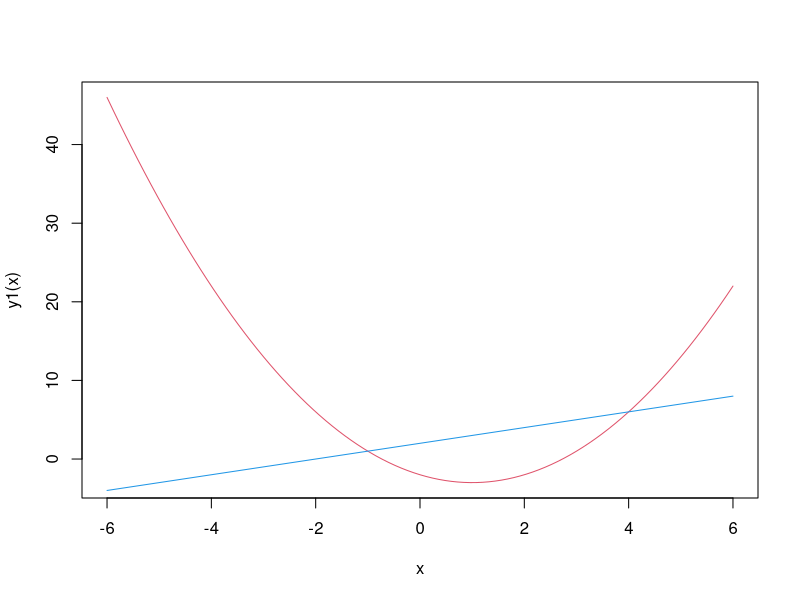

Generate this figure with R:
## ---- chunk 1
knitr::opts_chunk$set(echo = TRUE)
## ---- chunk 2
# Create functions
y1 <- function(x){x^2 - (2*x) - 2}
y2 <- function(x){x + 2}

# plot lines
curve(y1, from = -6, to = 6, col = 2)
curve(y2, from = -6, to = 6, add = TRUE, col = 4)
## ---- chunk 3
integrate(y1, lower = -1, upper = 4)
integrate(y2, lower = -1, upper = 4)

total_area = 17.5 - (-3.33)
total_area
